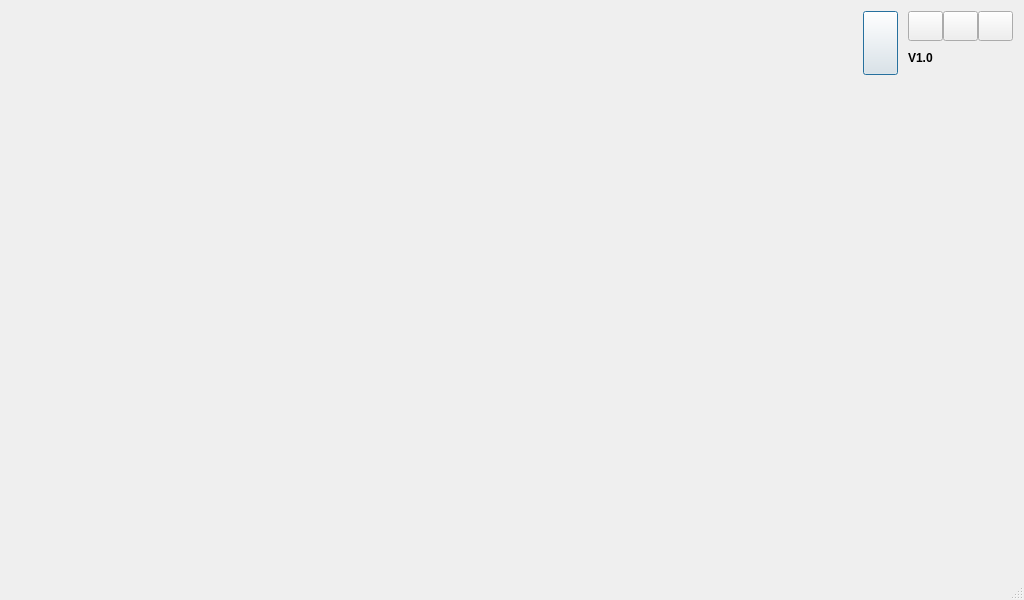
<?xml version="1.0" encoding="UTF-8"?>
<ui version="4.0">
 <class>HomePage</class>
 <widget class="QDialog" name="HomePage">
  <property name="geometry">
   <rect>
    <x>0</x>
    <y>0</y>
    <width>1024</width>
    <height>600</height>
   </rect>
  </property>
  <property name="sizePolicy">
   <sizepolicy hsizetype="Preferred" vsizetype="Preferred">
    <horstretch>0</horstretch>
    <verstretch>0</verstretch>
   </sizepolicy>
  </property>
  <property name="minimumSize">
   <size>
    <width>1024</width>
    <height>600</height>
   </size>
  </property>
  <property name="maximumSize">
   <size>
    <width>1024</width>
    <height>600</height>
   </size>
  </property>
  <property name="windowTitle">
   <string>Widget</string>
  </property>
  <property name="windowIcon">
   <iconset resource="PadUI.qrc">
    <normaloff>:/icons/qrcs/icons/logo.png</normaloff>:/icons/qrcs/icons/logo.png</iconset>
  </property>
  <property name="styleSheet">
   <string notr="true"/>
  </property>
  <property name="sizeGripEnabled">
   <bool>true</bool>
  </property>
  <property name="modal">
   <bool>false</bool>
  </property>
  <layout class="QVBoxLayout" name="verticalLayout">
   <item>
    <widget class="QWidget" name="widgetTitle" native="true">
     <property name="sizePolicy">
      <sizepolicy hsizetype="Preferred" vsizetype="Fixed">
       <horstretch>0</horstretch>
       <verstretch>0</verstretch>
      </sizepolicy>
     </property>
     <property name="font">
      <font>
       <family>Microsoft YaHei</family>
       <pointsize>8</pointsize>
      </font>
     </property>
     <layout class="QHBoxLayout" name="horizontalLayout_2">
      <property name="spacing">
       <number>10</number>
      </property>
      <property name="leftMargin">
       <number>10</number>
      </property>
      <property name="topMargin">
       <number>0</number>
      </property>
      <property name="rightMargin">
       <number>0</number>
      </property>
      <property name="bottomMargin">
       <number>0</number>
      </property>
      <item>
       <widget class="QLabel" name="labIco">
        <property name="font">
         <font>
          <family>Microsoft YaHei</family>
          <pointsize>8</pointsize>
         </font>
        </property>
        <property name="text">
         <string/>
        </property>
        <property name="pixmap">
         <pixmap resource="PadUI.qrc">:/icons/qrcs/icons/KUNIN_white.png</pixmap>
        </property>
        <property name="scaledContents">
         <bool>false</bool>
        </property>
        <property name="alignment">
         <set>Qt::AlignCenter</set>
        </property>
       </widget>
      </item>
      <item>
       <widget class="QLabel" name="label_title">
        <property name="font">
         <font>
          <family>Microsoft YaHei</family>
          <pointsize>8</pointsize>
         </font>
        </property>
        <property name="styleSheet">
         <string notr="true"/>
        </property>
        <property name="text">
         <string/>
        </property>
        <property name="pixmap">
         <pixmap resource="PadUI.qrc">:/icons/qrcs/icons/KUNIN-Surgery Studio.png</pixmap>
        </property>
        <property name="alignment">
         <set>Qt::AlignLeading|Qt::AlignLeft|Qt::AlignVCenter</set>
        </property>
       </widget>
      </item>
      <item>
       <widget class="QWidget" name="widgetTop" native="true">
        <property name="font">
         <font>
          <family>Microsoft YaHei</family>
          <pointsize>8</pointsize>
         </font>
        </property>
        <layout class="QHBoxLayout" name="horizontalLayout_3">
         <property name="spacing">
          <number>0</number>
         </property>
         <property name="leftMargin">
          <number>0</number>
         </property>
         <property name="topMargin">
          <number>0</number>
         </property>
         <property name="rightMargin">
          <number>0</number>
         </property>
         <property name="bottomMargin">
          <number>0</number>
         </property>
        </layout>
       </widget>
      </item>
      <item>
       <spacer name="horizontalSpacer">
        <property name="font">
         <font>
          <family>Microsoft YaHei</family>
          <pointsize>8</pointsize>
         </font>
        </property>
        <property name="orientation">
         <enum>Qt::Horizontal</enum>
        </property>
        <property name="sizeHint" stdset="0">
         <size>
          <width>40</width>
          <height>20</height>
         </size>
        </property>
       </spacer>
      </item>
      <item>
       <widget class="QPushButton" name="pushButton_4">
        <property name="sizePolicy">
         <sizepolicy hsizetype="Preferred" vsizetype="Preferred">
          <horstretch>0</horstretch>
          <verstretch>0</verstretch>
         </sizepolicy>
        </property>
        <property name="font">
         <font>
          <family>Microsoft YaHei</family>
          <pointsize>8</pointsize>
         </font>
        </property>
        <property name="text">
         <string/>
        </property>
        <property name="icon">
         <iconset resource="PadUI.qrc">
          <normaloff>:/icons/qrcs/icons/setting.png</normaloff>:/icons/qrcs/icons/setting.png</iconset>
        </property>
        <property name="iconSize">
         <size>
          <width>40</width>
          <height>40</height>
         </size>
        </property>
       </widget>
      </item>
      <item>
       <widget class="QWidget" name="widgetMenu" native="true">
        <property name="font">
         <font>
          <family>Microsoft YaHei</family>
          <pointsize>8</pointsize>
         </font>
        </property>
        <layout class="QGridLayout" name="gridLayout_2">
         <property name="leftMargin">
          <number>0</number>
         </property>
         <property name="topMargin">
          <number>0</number>
         </property>
         <property name="rightMargin">
          <number>0</number>
         </property>
         <property name="bottomMargin">
          <number>0</number>
         </property>
         <property name="spacing">
          <number>0</number>
         </property>
         <item row="0" column="3">
          <widget class="QPushButton" name="pushButton_closeWin">
           <property name="sizePolicy">
            <sizepolicy hsizetype="Minimum" vsizetype="Expanding">
             <horstretch>0</horstretch>
             <verstretch>0</verstretch>
            </sizepolicy>
           </property>
           <property name="minimumSize">
            <size>
             <width>30</width>
             <height>30</height>
            </size>
           </property>
           <property name="font">
            <font>
             <family>Microsoft YaHei</family>
             <pointsize>8</pointsize>
            </font>
           </property>
           <property name="cursor">
            <cursorShape>ArrowCursor</cursorShape>
           </property>
           <property name="focusPolicy">
            <enum>Qt::NoFocus</enum>
           </property>
           <property name="toolTip">
            <string>关闭</string>
           </property>
           <property name="text">
            <string/>
           </property>
          </widget>
         </item>
         <item row="0" column="2">
          <widget class="QPushButton" name="pushButton_maxWin">
           <property name="sizePolicy">
            <sizepolicy hsizetype="Minimum" vsizetype="Expanding">
             <horstretch>0</horstretch>
             <verstretch>0</verstretch>
            </sizepolicy>
           </property>
           <property name="minimumSize">
            <size>
             <width>30</width>
             <height>30</height>
            </size>
           </property>
           <property name="font">
            <font>
             <family>Microsoft YaHei</family>
             <pointsize>8</pointsize>
            </font>
           </property>
           <property name="focusPolicy">
            <enum>Qt::NoFocus</enum>
           </property>
           <property name="text">
            <string/>
           </property>
          </widget>
         </item>
         <item row="2" column="1" colspan="2">
          <widget class="QLabel" name="label_version">
           <property name="sizePolicy">
            <sizepolicy hsizetype="Expanding" vsizetype="Expanding">
             <horstretch>0</horstretch>
             <verstretch>0</verstretch>
            </sizepolicy>
           </property>
           <property name="font">
            <font>
             <family>Microsoft YaHei UI</family>
             <pointsize>9</pointsize>
             <weight>87</weight>
             <italic>false</italic>
             <bold>true</bold>
            </font>
           </property>
           <property name="styleSheet">
            <string notr="true">font: 700 9pt &quot;Microsoft YaHei UI&quot;;</string>
           </property>
           <property name="text">
            <string>V1.0</string>
           </property>
          </widget>
         </item>
         <item row="1" column="1" colspan="3">
          <spacer name="verticalSpacer">
           <property name="font">
            <font>
             <family>Microsoft YaHei</family>
             <pointsize>8</pointsize>
            </font>
           </property>
           <property name="orientation">
            <enum>Qt::Vertical</enum>
           </property>
           <property name="sizeHint" stdset="0">
            <size>
             <width>20</width>
             <height>10</height>
            </size>
           </property>
          </spacer>
         </item>
         <item row="0" column="1">
          <widget class="QPushButton" name="pushButton_minWin">
           <property name="sizePolicy">
            <sizepolicy hsizetype="Minimum" vsizetype="Expanding">
             <horstretch>0</horstretch>
             <verstretch>0</verstretch>
            </sizepolicy>
           </property>
           <property name="minimumSize">
            <size>
             <width>30</width>
             <height>30</height>
            </size>
           </property>
           <property name="font">
            <font>
             <family>Microsoft YaHei</family>
             <pointsize>8</pointsize>
            </font>
           </property>
           <property name="cursor">
            <cursorShape>ArrowCursor</cursorShape>
           </property>
           <property name="focusPolicy">
            <enum>Qt::NoFocus</enum>
           </property>
           <property name="toolTip">
            <string>最小化</string>
           </property>
           <property name="text">
            <string/>
           </property>
          </widget>
         </item>
         <item row="3" column="1" colspan="2">
          <spacer name="verticalSpacer_3">
           <property name="font">
            <font>
             <family>Microsoft YaHei</family>
             <pointsize>8</pointsize>
            </font>
           </property>
           <property name="orientation">
            <enum>Qt::Vertical</enum>
           </property>
           <property name="sizeHint" stdset="0">
            <size>
             <width>20</width>
             <height>10</height>
            </size>
           </property>
          </spacer>
         </item>
        </layout>
       </widget>
      </item>
     </layout>
    </widget>
   </item>
   <item>
    <widget class="QStackedWidget" name="stackedWidget">
     <property name="font">
      <font>
       <pointsize>8</pointsize>
      </font>
     </property>
     <widget class="syringe_pump" name="page"/>
     <widget class="surgery" name="page_2"/>
    </widget>
   </item>
  </layout>
 </widget>
 <customwidgets>
  <customwidget>
   <class>syringe_pump</class>
   <extends>QWidget</extends>
   <header>ui_modules/syringe_pump.h</header>
   <container>1</container>
  </customwidget>
  <customwidget>
   <class>surgery</class>
   <extends>QWidget</extends>
   <header>ui_modules/surgery.h</header>
   <container>1</container>
  </customwidget>
 </customwidgets>
 <resources>
  <include location="PadUI.qrc"/>
 </resources>
 <connections/>
</ui>
